Frame 1 (no input): blank canvas, image omitted
Frame 60 (the mouse pressed at the canvas centre just before this capture): blank canvas, image omitted
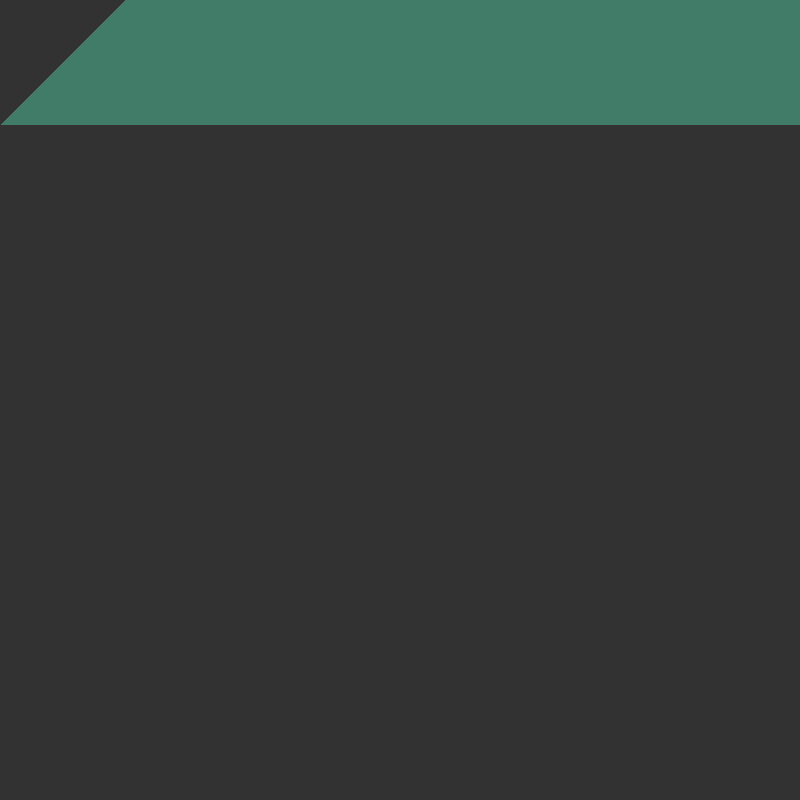
Frame 120 (the mouse held since frame 60 and released just before this capture)

The Processing sketch whose frames 1 and 60 were blank and that drew this single picture after the mouse press (run headless with seeded random() and noise(); from frame 60 on, the mouse is pressed at the canvas centre):

// Processing sketch: VisualArraySorter_pde
// ── VisualArraySorter_pde.pde
//1. create an array of ints. don't initialize it yet.
int[] ints;
void setup() {
  //2. set the size of your window
  //  if you are using Processing 3, you cannot use variables
  //  because the developers don't know how programming is supposed to work.
size(800, 800);
  //3. initialize your array with the built in width variable
  ints = new int[width];
  //4. initialize the ints in the array with random numbers
  //   from 0 to the built in height variable
  
  
  //5. call the noStroke() method
 noStroke();
}

void draw() {
  //6. set the background color with background(r, g, b);
  background(50, 50, 50);
  //7. set the color for your graph
  
  //8. draw a rectangle for each int in your array.
  //   the x value will be the current index in the array
  //   the y value will the height variable
  //   the width is 1 (one)
  //   the height is negative the value of the element at the current index of the array


  //9. call the stepSort method
  stepSort(ints);
  //10. extract the code that randomizes the array into a method.

  //11. call the method you made in step 10 when the mouse is pressed
  if(mousePressed == true){
    randomize();
  }
}

void randomize(){
   float ran = random(height);
  int r = int(ran);
  for(int i = 0; i < width; i++){
    ints[i] = r;
    fill(#417C69);
    rect(i, r, 1, -i);
  }
}

void stepSort(int[] arr) {
  for (int i = 1; i < arr.length; i++) {
    if (arr[i - 1] > arr[i]) {
      int t = arr[i];
      arr[i] = arr[i - 1];
      arr[i - 1] = t;
    }
  }
}
